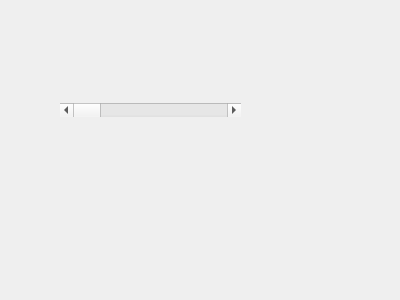
<?xml version="1.0" encoding="UTF-8"?>
<ui version="4.0">
 <class>Form</class>
 <widget class="QWidget" name="Form">
  <property name="geometry">
   <rect>
    <x>0</x>
    <y>0</y>
    <width>400</width>
    <height>300</height>
   </rect>
  </property>
  <property name="windowTitle">
   <string>Form</string>
  </property>
  <widget class="QWidget" name="verticalLayoutWidget">
   <property name="geometry">
    <rect>
     <x>60</x>
     <y>80</y>
     <width>181</width>
     <height>81</height>
    </rect>
   </property>
   <layout class="QVBoxLayout" name="verticalLayout">
    <item>
     <widget class="QScrollBar" name="horizontalScrollBar">
      <property name="orientation">
       <enum>Qt::Horizontal</enum>
      </property>
     </widget>
    </item>
    <item>
     <spacer name="horizontalSpacer">
      <property name="orientation">
       <enum>Qt::Horizontal</enum>
      </property>
      <property name="sizeHint" stdset="0">
       <size>
        <width>40</width>
        <height>20</height>
       </size>
      </property>
     </spacer>
    </item>
   </layout>
  </widget>
 </widget>
 <resources/>
 <connections/>
</ui>
